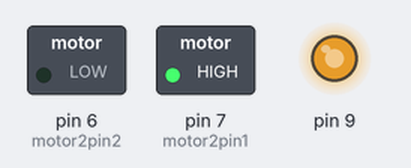
A sketch run on a simulated Arduino Uno, built with avr-gcc and run on an emulated ATmega328P. Shown: switched loads named in the sketch (green lamp = pin HIGH), output pins drawn as LEDs (lit = HIGH).

Above: at 0.1 s.
Timing chart, 0 to 1.6 s (numbered marks = the images above):
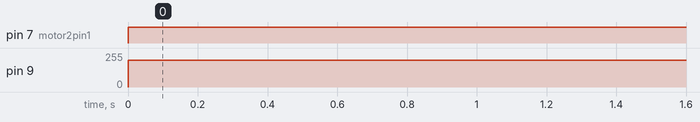

The sketch:

wheels.ino
```cpp
int motor2pin1 = 7;  // IN3
int motor2pin2 = 6;  // IN4

void setup() {
  pinMode(motor2pin1, OUTPUT);
  pinMode(motor2pin2, OUTPUT);
  pinMode(9,OUTPUT);

}

void loop() {
analogWrite(9, 200);  // Full speed
digitalWrite(7, HIGH);
digitalWrite(6, LOW);
delay(50);
}
```

Measured:
- by itself, pin 7 (motor2pin1): LOW → HIGH at 0.00 s
- by itself, pin 9: 0/255 → 200/255 at 0.00 s
